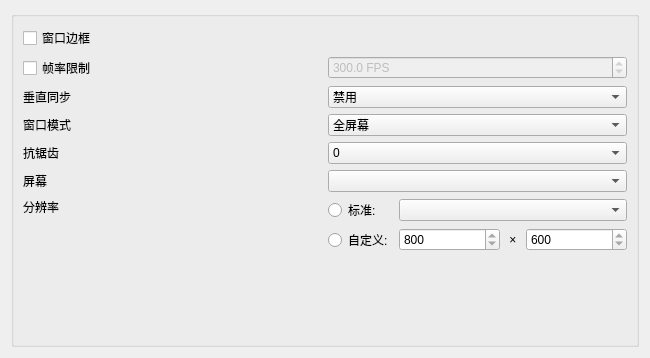
<?xml version="1.0" encoding="UTF-8"?>
<ui version="4.0">
 <class>GraphicsPage</class>
 <widget class="QWidget" name="GraphicsPage">
  <property name="geometry">
   <rect>
    <x>0</x>
    <y>0</y>
    <width>650</width>
    <height>358</height>
   </rect>
  </property>
  <layout class="QVBoxLayout" name="verticalLayout">
   <item>
    <widget class="QGroupBox" name="groupBox">
     <layout class="QHBoxLayout" name="horizontalLayout">
      <item>
       <layout class="QGridLayout" name="gridLayout_4" columnstretch="1,1">
        <item row="5" column="0">
         <widget class="QLabel" name="screenLabel">
          <property name="text">
           <string>屏幕</string>
          </property>
         </widget>
        </item>
        <item row="3" column="0">
         <widget class="QLabel" name="windowModeLabel">
          <property name="text">
           <string>窗口模式</string>
          </property>
         </widget>
        </item>
        <item row="6" column="1">
         <layout class="QGridLayout" name="resolutionLayout">
          <item row="1" column="2">
           <layout class="QHBoxLayout" name="customResolutionLayout" stretch="1,0,1">
            <item>
             <widget class="QSpinBox" name="customWidthSpinBox">
              <property name="minimum">
               <number>800</number>
              </property>
             </widget>
            </item>
            <item>
             <widget class="QLabel" name="multiplyLabel">
              <property name="text">
               <string> × </string>
              </property>
             </widget>
            </item>
            <item>
             <widget class="QSpinBox" name="customHeightSpinBox">
              <property name="minimum">
               <number>600</number>
              </property>
             </widget>
            </item>
           </layout>
          </item>
          <item row="1" column="1">
           <widget class="QRadioButton" name="customRadioButton">
            <property name="text">
             <string>自定义:</string>
            </property>
           </widget>
          </item>
          <item row="0" column="1">
           <widget class="QRadioButton" name="standardRadioButton">
            <property name="text">
             <string>标准:</string>
            </property>
            <property name="checkable">
             <bool>true</bool>
            </property>
           </widget>
          </item>
          <item row="0" column="2">
           <widget class="QComboBox" name="resolutionComboBox"/>
          </item>
         </layout>
        </item>
        <item row="4" column="1">
         <widget class="QComboBox" name="antiAliasingComboBox">
          <item>
           <property name="text">
            <string>0</string>
           </property>
          </item>
          <item>
           <property name="text">
            <string>2</string>
           </property>
          </item>
          <item>
           <property name="text">
            <string>4</string>
           </property>
          </item>
          <item>
           <property name="text">
            <string>8</string>
           </property>
          </item>
          <item>
           <property name="text">
            <string>16</string>
           </property>
          </item>
         </widget>
        </item>
        <item row="1" column="0">
         <widget class="QCheckBox" name="framerateLimitCheckBox">
          <property name="text">
           <string>帧率限制</string>
          </property>
         </widget>
        </item>
        <item row="0" column="0">
         <widget class="QCheckBox" name="windowBorderCheckBox">
          <property name="text">
           <string>窗口边框</string>
          </property>
         </widget>
        </item>
        <item row="5" column="1">
         <widget class="QComboBox" name="screenComboBox"/>
        </item>
        <item row="2" column="1">
         <widget class="QComboBox" name="vSyncComboBox">
          <property name="currentIndex">
           <number>0</number>
          </property>
          <item>
           <property name="text">
            <string>禁用</string>
           </property>
          </item>
          <item>
           <property name="text">
            <string>启用</string>
           </property>
          </item>
          <item>
           <property name="text">
            <string>自适应</string>
           </property>
          </item>
         </widget>
        </item>
        <item row="3" column="1">
         <widget class="QComboBox" name="windowModeComboBox">
          <property name="currentIndex">
           <number>0</number>
          </property>
          <item>
           <property name="text">
            <string>全屏幕</string>
           </property>
          </item>
          <item>
           <property name="text">
            <string>窗口化全屏幕</string>
           </property>
          </item>
          <item>
           <property name="text">
            <string>窗口</string>
           </property>
          </item>
         </widget>
        </item>
        <item row="6" column="0">
         <widget class="QLabel" name="resolutionLabel">
          <property name="text">
           <string>分辨率</string>
          </property>
          <property name="alignment">
           <set>Qt::AlignLeading|Qt::AlignLeft|Qt::AlignTop</set>
          </property>
         </widget>
        </item>
        <item row="1" column="1">
         <widget class="QDoubleSpinBox" name="framerateLimitSpinBox">
          <property name="enabled">
           <bool>false</bool>
          </property>
          <property name="suffix">
           <string> FPS</string>
          </property>
          <property name="decimals">
           <number>1</number>
          </property>
          <property name="minimum">
           <double>1.000000000000000</double>
          </property>
          <property name="maximum">
           <double>1000.000000000000000</double>
          </property>
          <property name="singleStep">
           <double>15.000000000000000</double>
          </property>
          <property name="value">
           <double>300.000000000000000</double>
          </property>
         </widget>
        </item>
        <item row="4" column="0">
         <widget class="QLabel" name="antiAliasingLabel">
          <property name="text">
           <string>抗锯齿</string>
          </property>
         </widget>
        </item>
        <item row="2" column="0">
         <widget class="QLabel" name="vSyncLabel">
          <property name="text">
           <string>垂直同步</string>
          </property>
         </widget>
        </item>
        <item row="7" column="0">
         <spacer name="verticalSpacer">
          <property name="orientation">
           <enum>Qt::Vertical</enum>
          </property>
          <property name="sizeHint" stdset="0">
           <size>
            <width>20</width>
            <height>40</height>
           </size>
          </property>
         </spacer>
        </item>
       </layout>
      </item>
     </layout>
    </widget>
   </item>
  </layout>
 </widget>
 <resources/>
 <connections/>
</ui>
